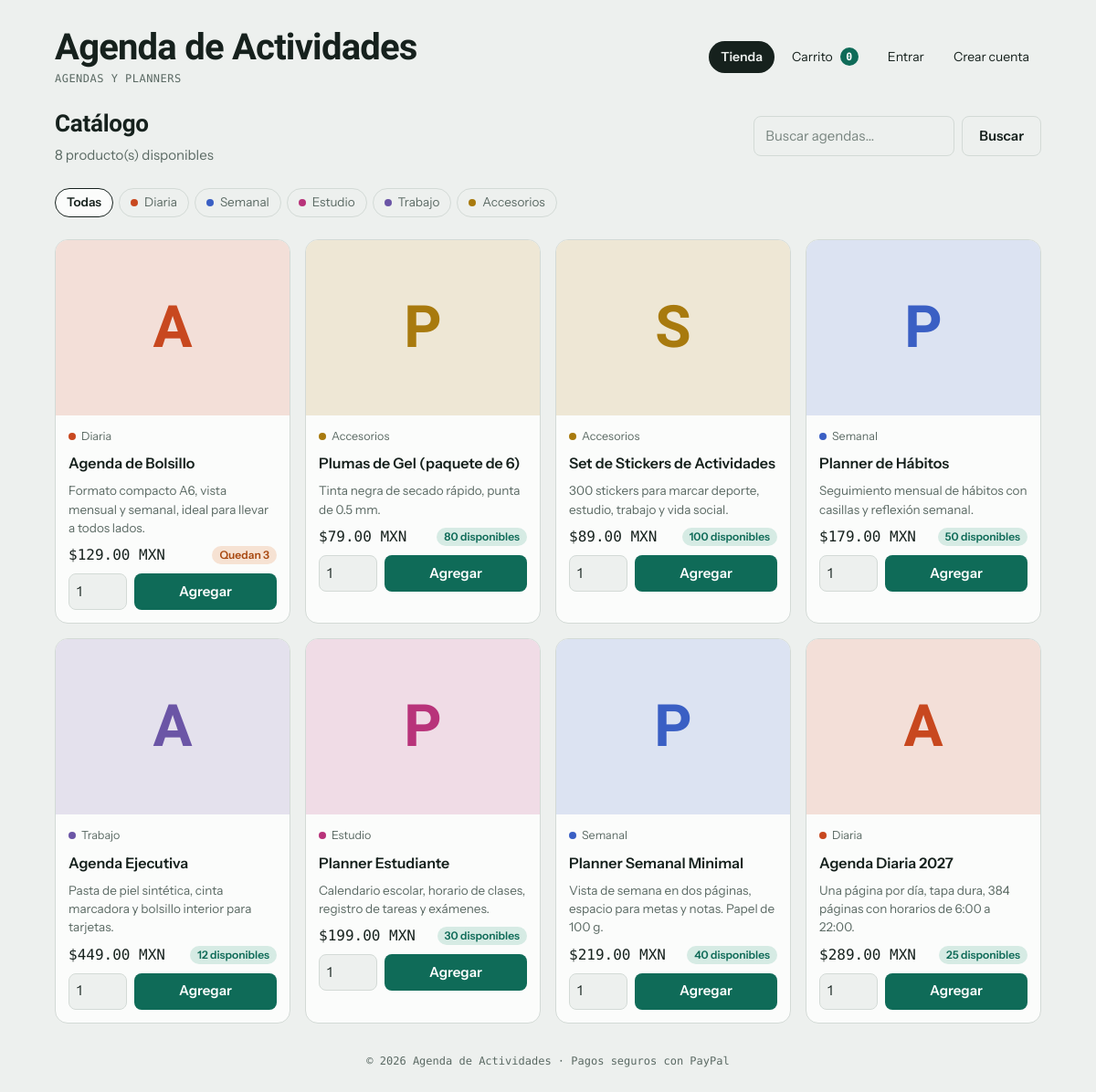
The page / on the database its author committed.
### tables this page shows
CREATE TABLE IF NOT EXISTS productos (
  id          INT AUTO_INCREMENT PRIMARY KEY,
  nombre      VARCHAR(120) NOT NULL,
  descripcion TEXT NULL,
  categoria   VARCHAR(30) NOT NULL DEFAULT 'diaria',
  precio      DECIMAL(10,2) NOT NULL,
  stock       INT NOT NULL DEFAULT 0,
  vendidos    INT NOT NULL DEFAULT 0,
  imagen      VARCHAR(255) NULL,
  activo      TINYINT(1) NOT NULL DEFAULT 1,
  creado_en   TIMESTAMP NOT NULL DEFAULT CURRENT_TIMESTAMP
);

### funciones.php (called while the page is built, shortened)
<?php
$CATEGORIAS = [
    "diaria"     => ["Diaria",     "--c-deporte"],
    "semanal"    => ["Semanal",    "--c-estudio"],
    "estudio"    => ["Estudio",    "--c-social"],
    "trabajo"    => ["Trabajo",    "--c-trabajo"],
    "accesorios" => ["Accesorios", "--c-casa"],
];
function h($texto) {
    return htmlspecialchars((string)$texto, ENT_QUOTES, "UTF-8");
}
function dinero($n) {
    return "$" . number_format((float)$n, 2) . " " . MONEDA;
}
function nombre_categoria($clave) {
    global $CATEGORIAS;
    return isset($CATEGORIAS[$clave]) ? $CATEGORIAS[$clave][0] : ucfirst($clave);
}
function color_categoria($clave) {
    global $CATEGORIAS;
    return isset($CATEGORIAS[$clave]) ? $CATEGORIAS[$clave][1] : "--c-otro";
}
function consulta($sql, $tipos = "", $datos = []) {
    global $conexion;
    $stmt = mysqli_prepare($conexion, $sql);
    mysqli_stmt_execute($stmt);
    $resultado = mysqli_stmt_get_result($stmt);
    $filas = $resultado ? mysqli_fetch_all($resultado, MYSQLI_ASSOC) : [];
    return $filas;
}
function piezas_carrito() {
    if (!isset($_SESSION["carrito"])) return 0;
    return array_sum($_SESSION["carrito"]);
}
?>

### index.php (the view, shortened to what this page needs)
<?php
require "conexion.php";
require "funciones.php";
$R = "";
$cat = isset($_GET["cat"]) ? $_GET["cat"] : "";
$q   = isset($_GET["q"]) ? trim($_GET["q"]) : "";
if (!isset($CATEGORIAS[$cat])) $cat = "";
$sql = "SELECT * FROM productos WHERE activo = 1";
$tipos = "";
$datos = [];
$sql .= " ORDER BY (stock = 0), id DESC";
$productos = consulta($sql, $tipos, $datos);
include "includes/encabezado.php";
?>
  <div class="toolbar">
    <div>
      <h2 class="page-title">Catálogo</h2>
      <p class="sub"><?php echo count($productos); ?> producto(s) disponibles</p>
    </div>
    <form class="search" method="get" role="search">
      <input class="input" type="search" name="q" value="<?php echo h($q); ?>" placeholder="Buscar agendas…" aria-label="Buscar">
      <button class="btn ghost" type="submit">Buscar</button>
    </form>
  </div>
  <div class="catbar" role="group" aria-label="Filtrar por categoría">
    <a href="index.php" <?php if ($cat == "") echo 'aria-current="true"'; ?>>Todas</a>
    <?php foreach ($CATEGORIAS as $clave => $info) { ?>
      <a href="index.php?cat=<?php echo $clave; ?>" style="--dot:var(<?php echo $info[1]; ?>)" <?php if ($cat == $clave) echo 'aria-current="true"'; ?>><i></i><?php echo h($info[0]); ?></a>
    <?php } ?>
  </div>
  <?php if (count($productos) == 0) { ?>
    <div class="empty">
      <h3>No encontramos productos</h3>
      <p>Prueba con otra búsqueda o quita el filtro de categoría.</p>
      <a class="btn ghost" href="index.php">Ver todo</a>
    </div>
  <?php } else { ?>
  <div class="grid">
    <?php foreach ($productos as $p) { $agotado = ($p["stock"] < 1); ?>
      <article class="card" style="--dot:var(<?php echo color_categoria($p["categoria"]); ?>)">
        <div class="pic">
          <?php if ($p["imagen"]) { ?>
            <img src="<?php echo h($p["imagen"]); ?>" alt="<?php echo h($p["nombre"]); ?>" loading="lazy">
          <?php } else { echo h(mb_strtoupper(mb_substr($p["nombre"], 0, 1))); } ?>
        </div>
        <div class="info">
          <span class="tag"><?php echo h(nombre_categoria($p["categoria"])); ?></span>
          <h3><?php echo h($p["nombre"]); ?></h3>
          <p><?php echo h($p["descripcion"]); ?></p>
          <div class="row">
            <span class="price"><?php echo dinero($p["precio"]); ?></span>
            <?php if ($agotado) { ?><span class="pill warn">Agotado</span>
            <?php } elseif ($p["stock"] <= STOCK_BAJO) { ?><span class="pill warn">Quedan <?php echo (int)$p["stock"]; ?></span>
            <?php } else { ?><span class="pill"><?php echo (int)$p["stock"]; ?> disponibles</span><?php } ?>
          </div>
          <form class="buy" method="post" action="agregar.php">
            <input class="input" type="number" name="cantidad" value="1" min="1" max="<?php echo (int)$p["stock"]; ?>" aria-label="Cantidad" <?php if ($agotado) echo "disabled"; ?>>
            <button class="btn primary" type="submit" <?php if ($agotado) echo "disabled"; ?>>Agregar</button>
          </form>
        </div>
      </article>
    <?php } ?>
  </div>
  <?php } ?>
<?php include "includes/pie.php"; ?>

### includes/encabezado.php (shortened to what this page needs)
<?php
if (!isset($enAdmin)) $enAdmin = false;
$actual = basename($_SERVER["SCRIPT_NAME"]);
function enlace($href, $texto, $actual, $extra = "") {
    $on = (basename($href) == $actual) ? ' aria-current="page"' : "";
    return '<a href="' . h($href) . '"' . $on . '>' . $texto . $extra . '</a>';
}
?>
<!DOCTYPE html>
<html lang="es">
<head>
<link rel="stylesheet" href="<?php echo $R; ?>assets/styles.css">
<link rel="stylesheet" href="<?php echo $R; ?>assets/tienda.css">
</head>
<body>
<div class="wrap">
  <header class="top">
    <h1 class="brand">
      <a href="<?php echo $R . ($enAdmin ? "admin/index.php" : "index.php"); ?>"><?php echo h(TIENDA_NOMBRE); ?></a>
      <small><?php echo $enAdmin ? "Panel de administración" : "Agendas y planners"; ?></small>
    </h1>
    <nav class="nav" aria-label="Principal">
      <?php if ($enAdmin) { ?>
        <?php echo enlace($R . "admin/index.php", "Resumen", $actual); ?>
        <?php echo enlace($R . "admin/productos.php", "Productos", $actual); ?>
        <?php echo enlace($R . "admin/pedidos.php", "Pedidos", $actual); ?>
        <?php echo enlace($R . "admin/usuarios.php", "Usuarios", $actual); ?>
        <a href="<?php echo $R; ?>index.php">Ver tienda</a>
      <?php } else { ?>
        <?php echo enlace($R . "index.php", "Tienda", $actual); ?>
        <?php echo enlace($R . "carrito.php", "Carrito", $actual, '<b class="badge-n">' . piezas_carrito() . '</b>'); ?>
      <?php } ?>
      <?php if (isset($_SESSION["usuario_id"])) { ?>
        <span class="who"><?php echo h($_SESSION["usuario"]); ?></span>
        <a href="<?php echo $R; ?>salir.php">Cerrar sesión</a>
      <?php } else { ?>
        <?php echo enlace($R . "login.php", "Entrar", $actual); ?>
        <?php echo enlace($R . "registro.php", "Crear cuenta", $actual); ?>
      <?php } ?>
    </nav>
  </header>

### includes/pie.php
  <footer class="foot">© <?php echo date("Y"); ?> <?php echo h(TIENDA_NOMBRE); ?> · Pagos seguros con PayPal</footer>
</div>
</body>
</html>

### assets/styles.css (style rules this page uses)
:root { --bg: #edf0ee; --surface: #fbfcfb; --ink: #16211d; --muted: #5b6a64; --line: #d3dad6; --accent: #0f6b58; --accent-ink: #ffffff; --accent-soft: #d6ebe4; --warn: #a8480f; --warn-soft: #f6e2d3; --c-deporte: #c8481f; --c-estudio: #3a5fc4; --c-trabajo: #6b55a6; --c-social: #b8337a; --c-casa: #a87a0e; --c-otro: #5f6f68; --font-display: "Bricolage Grotesque", "Trebuchet MS", system-ui, sans-serif; --font-body: "Instrument Sans", system-ui, -apple-system, "Segoe UI", sans-serif; --font-mono: "DM Mono", ui-monospace, "SFMono-Regular", Menlo, monospace; }
* { box-sizing: border-box; }
body { background: var(--bg); color: var(--ink); font-family: var(--font-body); font-size: 15px; line-height: 1.5; padding-inline: 16px; padding-block: 24px 56px; }
button, input, textarea, select { font: inherit; color: inherit; }
button { cursor: pointer; }
.wrap { max-width: 1080px; margin-inline: auto; display: grid; gap: 24px; }
.top { display: flex; flex-wrap: wrap; align-items: center; justify-content: space-between; gap: 12px 24px; }
.brand { font-family: var(--font-display); font-weight: 800; font-size: clamp(28px, 5vw, 40px); letter-spacing: -0.02em; line-height: 1; margin: 0; text-wrap: balance; }
.brand small { display: block; margin-top: 8px; font-family: var(--font-mono); font-weight: 400; font-size: 12px; letter-spacing: 0.04em; text-transform: uppercase; color: var(--muted); }
.input { width: 100%; background: var(--bg); border: 1px solid var(--line); border-radius: 8px; padding: 10px 12px; min-height: 42px; }
.input::placeholder { color: var(--muted); opacity: 0.8; }
.btn { border: 0; border-radius: 8px; min-height: 44px; padding: 10px 18px; font-weight: 600; }
.btn.primary { background: var(--accent); color: var(--accent-ink); }
.btn.ghost { background: transparent; border: 1px solid var(--line); }
.catbar { display: flex; flex-wrap: wrap; gap: 6px; }

### rows shown on the page
productos: nombre "A", categoria "Diaria", nombre "Agenda de Bolsillo", descripcion "Formato compacto A6, vista mensual y semanal, ideal para llevar a todos lados.", precio "$129.00 MXN", stock "3", cantidad "1"
productos: nombre "P", categoria "Accesorios", nombre "Plumas de Gel (paquete de 6)", descripcion "Tinta negra de secado rápido, punta de 0.5 mm.", precio "$79.00 MXN", stock "80", cantidad "1"
productos: nombre "S", categoria "Accesorios", nombre "Set de Stickers de Actividades", descripcion "300 stickers para marcar deporte, estudio, trabajo y vida social.", precio "$89.00 MXN", stock "100", cantidad "1"
productos: nombre "P", categoria "Semanal", nombre "Planner de Hábitos", descripcion "Seguimiento mensual de hábitos con casillas y reflexión semanal.", precio "$179.00 MXN", stock "50", cantidad "1"
productos: nombre "A", categoria "Trabajo", nombre "Agenda Ejecutiva", descripcion "Pasta de piel sintética, cinta marcadora y bolsillo interior para tarjetas.", precio "$449.00 MXN", stock "12", cantidad "1"
productos: nombre "P", categoria "Estudio", nombre "Planner Estudiante", descripcion "Calendario escolar, horario de clases, registro de tareas y exámenes.", precio "$199.00 MXN", stock "30", cantidad "1"
productos: nombre "P", categoria "Semanal", nombre "Planner Semanal Minimal", descripcion "Vista de semana en dos páginas, espacio para metas y notas. Papel de 100 g.", precio "$219.00 MXN", stock "40", cantidad "1"
productos: nombre "A", categoria "Diaria", nombre "Agenda Diaria 2027", descripcion "Una página por día, tapa dura, 384 páginas con horarios de 6:00 a 22:00.", precio "$289.00 MXN", stock "25", cantidad "1"

### other values the page prints
TIENDA_NOMBRE "Agenda de Actividades"
$texto "Tienda Carrito Entrar Crear cuenta"
$extra "0"
count($productos) "8"
$info[0] "Diaria"
$info[0] "Semanal"
$info[0] "Estudio"
$info[0] "Trabajo"
$info[0] "Accesorios"
